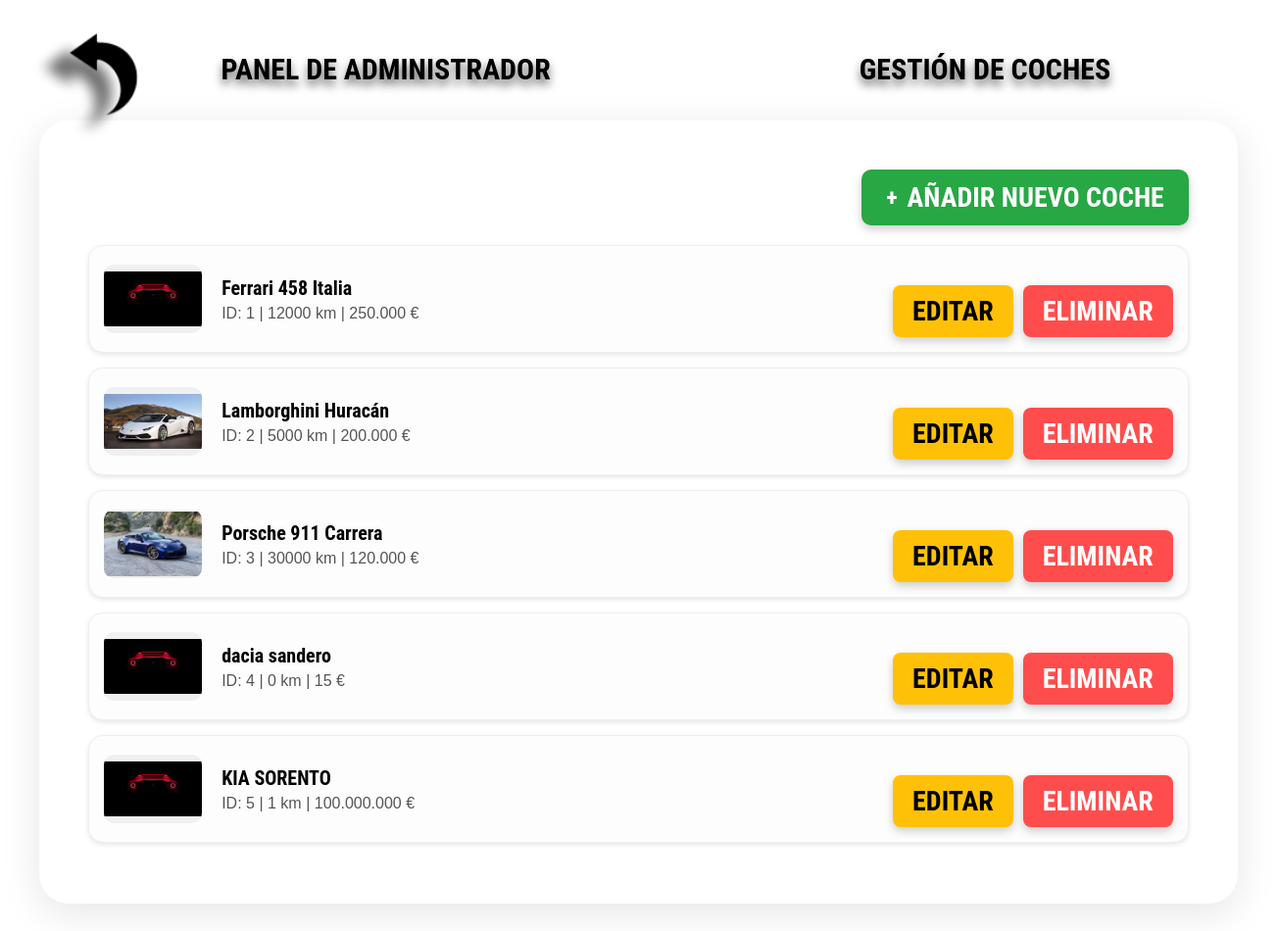
The page /manage_cars (signed in) on the database as committed earlier.
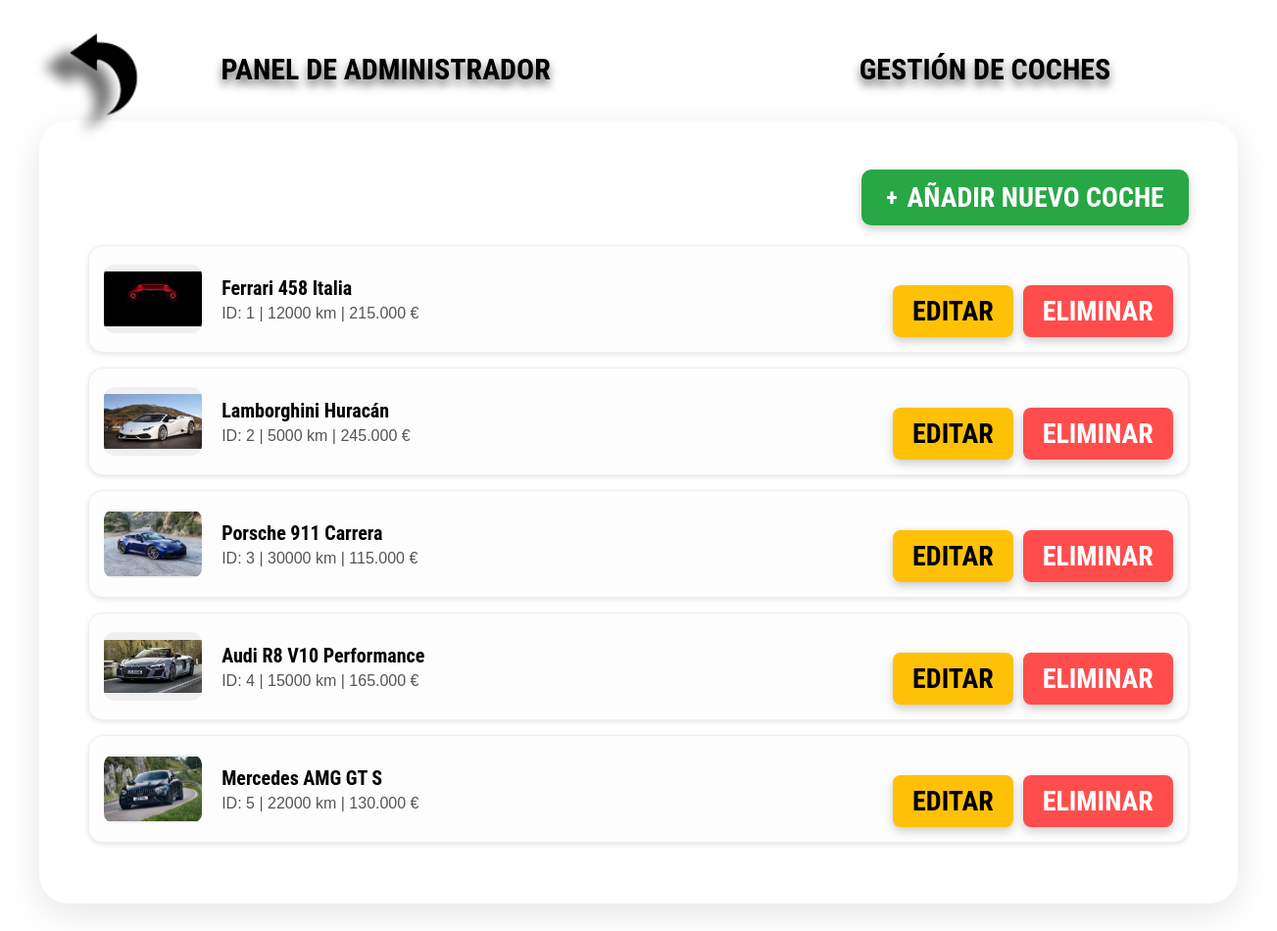
The same page on the database as committed later.
### tables this page shows
CREATE TABLE Coche (
    idCoche INTEGER PRIMARY KEY AUTOINCREMENT,
    marca TEXT NOT NULL,
    modelo TEXT NOT NULL,
    precio REAL NOT NULL,
    kilometraje INTEGER,
    imagen TEXT DEFAULT 'fondo.jpg'
);

### app/controller/ui/car_controller.py (the view)
    @bp.route("/manage_cars")
    def manage_cars():
        usuario_actual = Sesion().getSession()
        if not usuario_actual or usuario_actual.get('Estado') != 'Admin':
            return redirect(url_for("car.listar_coches"))
        coches = model.get_all()
        return render_template("manage_cars.html", coches=coches, usuario=usuario_actual)

### app/controller/model/Sesion.py (called while the page is built)
    def __new__(cls):
        if cls._instance is None:
            cls._instance = super().__new__(cls)
            cls._instance.usuario = Usuario(0,'','','','',0)  # Inicializa un usuario vacío
        return cls._instance

    def getSession(self):
        return self.usuario.getData()

### app/controller/model/Usuario.py (called while the page is built)
    def getData(self):
        return {
            "IDUsuario": self.IDUsuario,
            "Nombre": self.Nombre,
            "Email": self.Email,
            "Contrasena": self.Contrasena,
            "Estado": self.Estado,
            "Favorito": self.Favorito
        }

### app/controller/model/car_model.py (called while the page is built)
    def get_all(self):
        return self.db.execSQL("SELECT * FROM Coche")

### app/database/SGBD.py (called while the page is built)
    def execSQL(self, sql, parameters=None):
        cursor = self.connection.cursor()
        if parameters:
            cursor.execute(sql, parameters)
        else:
            cursor.execute(sql)
        rows = cursor.fetchall()
        cursor.close()
        return rows

### app/templates/manage_cars.html (shortened to what this page needs)
<!DOCTYPE html>
<html lang="es">
<head>
    <link rel="stylesheet" href="{{ url_for('static', filename='manageUsers.css') }}">
</head>
<body class="background">
    <a href="/admin_panel">
        <img src="{{ url_for('static', filename='return.png') }}" class="flecha" alt="Volver atrás">
    </a>
    <div class="top-bar">
        <div class="top-left">
            <h1>PANEL DE ADMINISTRADOR</h1>
        </div>
        <div class="top-right">
            <h1>GESTIÓN DE COCHES</h1>
        </div>
    </div>
    <div class="pokedex-main-container">
        <div style="flex: 1; overflow-y: auto; padding: 20px;">
            <div style="display: flex; justify-content: flex-end; margin-bottom: 20px;">
                <a href="/add_car" class="btn" style="background:#28a745; color: white; text-decoration: none; padding: 12px 25px; border-radius: 10px; font-weight: bold; font-family: 'Roboto Condensed', sans-serif; display: flex; align-items: center; gap: 10px; margin-top: 0;">
                    <span style="font-size: 24px; line-height: 1;">+</span> AÑADIR NUEVO COCHE
                </a>
            </div>
            {% for coche in coches %}
            <div class="usuario-row" style="display: flex; justify-content: space-between; align-items: center; background: #fdfdfd; padding: 15px; border-radius: 15px; border: 1px solid #eee; margin-bottom: 15px;">
                <div style="display: flex; align-items: center; gap: 20px;">
                    <img src="{{ url_for('static', filename=coche.imagen) }}" alt="Coche" style="width: 100px; height: 70px; object-fit: contain; border-radius: 10px; background: rgba(0,0,0,0.05);" onerror="this.src='/static/fondo.jpg'">
                    <div>
                        <p style="font-size: 20px; font-weight: bold; margin: 0; font-family: 'Roboto Condensed', sans-serif;">{{ coche.marca }} {{ coche.modelo }}</p>
                        <p style="font-size: 16px; color: #555; margin: 5px 0 0 0; font-family: sans-serif;">ID: {{ coche.idCoche }} | {{ coche.kilometraje }} km | {{ "{:,.0f}".format(coche.precio) | replace(',', '.') }} €</p>
                    </div>
                </div>
                <div style="display: flex; gap: 10px;">
                    <a href="/edit_car/{{ coche.idCoche }}" class="btn" style="background:#ffc107; color: #000; text-decoration: none; padding: 10px 20px; border-radius: 8px; font-weight: bold; font-family: 'Roboto Condensed', sans-serif;">
                        EDITAR
                    </a>
                    <button class="btn" style="background:#ff4d4d; color: white; border: none; padding: 10px 20px; border-radius: 8px; font-weight: bold; font-family: 'Roboto Condensed', sans-serif; cursor: pointer;"
                        onclick="if(confirm('¿Seguro que quieres eliminar este coche?')) window.location.href='/delete_car/{{ coche.idCoche }}'">
                        ELIMINAR
                    </button>
                </div>
            </div>
            {% endfor %}
        </div>
    </div>
</body>
</html>

Rows that differ between the two databases and show on the page:
changed Coche "Ferrari": precio "250.000" → "215.000"
changed Coche "Lamborghini": precio "200.000" → "245.000"
changed Coche "Porsche": precio "120.000" → "115.000"
changed Coche id 4: imagen: picture added in place of a placeholder; marca "dacia" → "Audi"; modelo "sandero" → "R8 V10 Performance"; kilometraje "0" → "15000"; precio "15" → "165.000"
changed Coche id 5: imagen: picture added in place of a placeholder; marca "KIA" → "Mercedes"; modelo "SORENTO" → "AMG GT S"; kilometraje "1" → "22000"; precio "100.000.000" → "130.000"
